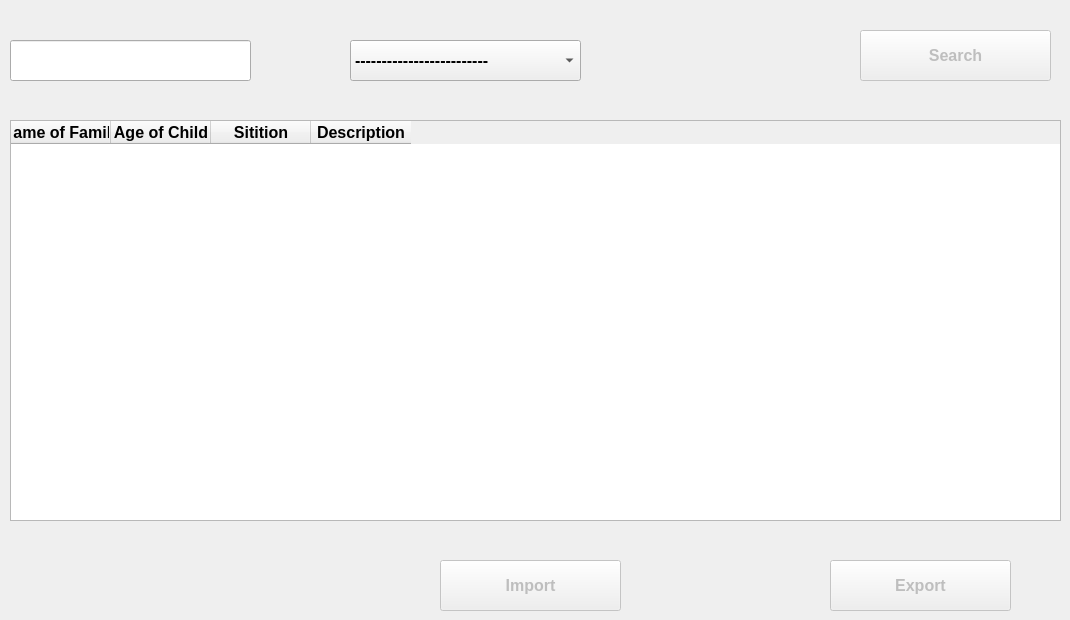
      <widget class="QWidget" name="tab_16">
       <attribute name="title">
        <string>All Children</string>
       </attribute>
       <widget class="QTableWidget" name="tableWidget_4">
        <property name="geometry">
         <rect>
          <x>10</x>
          <y>120</y>
          <width>1051</width>
          <height>401</height>
         </rect>
        </property>
        <property name="sizeAdjustPolicy">
         <enum>QAbstractScrollArea::AdjustToContents</enum>
        </property>
        <column>
         <property name="text">
          <string>Name of Family</string>
         </property>
         <property name="font">
          <font>
           <pointsize>12</pointsize>
           <weight>75</weight>
           <bold>true</bold>
          </font>
         </property>
        </column>
        <column>
         <property name="text">
          <string>Age of Child</string>
         </property>
         <property name="font">
          <font>
           <pointsize>12</pointsize>
           <weight>75</weight>
           <bold>true</bold>
          </font>
         </property>
        </column>
        <column>
         <property name="text">
          <string>Sitition</string>
         </property>
         <property name="font">
          <font>
           <pointsize>12</pointsize>
           <weight>75</weight>
           <bold>true</bold>
          </font>
         </property>
        </column>
        <column>
         <property name="text">
          <string>Description</string>
         </property>
         <property name="font">
          <font>
           <pointsize>12</pointsize>
           <weight>75</weight>
           <bold>true</bold>
          </font>
         </property>
        </column>
       </widget>
       <widget class="QPushButton" name="pushButton_22">
        <property name="enabled">
         <bool>false</bool>
        </property>
        <property name="geometry">
         <rect>
          <x>440</x>
          <y>560</y>
          <width>181</width>
          <height>51</height>
         </rect>
        </property>
        <property name="font">
         <font>
          <pointsize>12</pointsize>
          <weight>75</weight>
          <bold>true</bold>
         </font>
        </property>
        <property name="text">
         <string>Import</string>
        </property>
        <property name="icon">
         <iconset>
          <normaloff>icons/import.png</normaloff>icons/import.png</iconset>
        </property>
        <property name="iconSize">
         <size>
          <width>40</width>
          <height>40</height>
         </size>
        </property>
       </widget>
       <widget class="QLineEdit" name="lineEdit_25">
        <property name="geometry">
         <rect>
          <x>10</x>
          <y>40</y>
          <width>241</width>
          <height>41</height>
         </rect>
        </property>
        <property name="font">
         <font>
          <pointsize>12</pointsize>
          <weight>75</weight>
          <bold>true</bold>
         </font>
        </property>
       </widget>
       <widget class="QComboBox" name="comboBox_5">
        <property name="geometry">
         <rect>
          <x>350</x>
          <y>40</y>
          <width>231</width>
          <height>41</height>
         </rect>
        </property>
        <property name="font">
         <font>
          <pointsize>12</pointsize>
          <weight>75</weight>
          <bold>true</bold>
         </font>
        </property>
        <item>
         <property name="text">
          <string>-------------------------</string>
         </property>
        </item>
        <item>
         <property name="text">
          <string>Name of Family</string>
         </property>
        </item>
        <item>
         <property name="text">
          <string>Age</string>
         </property>
        </item>
        <item>
         <property name="text">
          <string>Sitution</string>
         </property>
        </item>
       </widget>
       <widget class="QPushButton" name="pushButton_23">
        <property name="enabled">
         <bool>false</bool>
        </property>
        <property name="geometry">
         <rect>
          <x>860</x>
          <y>30</y>
          <width>191</width>
          <height>51</height>
         </rect>
        </property>
        <property name="font">
         <font>
          <pointsize>12</pointsize>
          <weight>75</weight>
          <bold>true</bold>
         </font>
        </property>
        <property name="text">
         <string>Search</string>
        </property>
        <property name="icon">
         <iconset>
          <normaloff>icons/search.png</normaloff>icons/search.png</iconset>
        </property>
        <property name="iconSize">
         <size>
          <width>40</width>
          <height>40</height>
         </size>
        </property>
       </widget>
       <widget class="QPushButton" name="pushButton_24">
        <property name="enabled">
         <bool>false</bool>
        </property>
        <property name="geometry">
         <rect>
          <x>830</x>
          <y>560</y>
          <width>181</width>
          <height>51</height>
         </rect>
        </property>
        <property name="font">
         <font>
          <pointsize>12</pointsize>
          <weight>75</weight>
          <bold>true</bold>
         </font>
        </property>
        <property name="text">
         <string>Export</string>
        </property>
        <property name="icon">
         <iconset>
          <normaloff>icons/export.png</normaloff>icons/export.png</iconset>
        </property>
        <property name="iconSize">
         <size>
          <width>40</width>
          <height>40</height>
         </size>
        </property>
       </widget>
      </widget>
